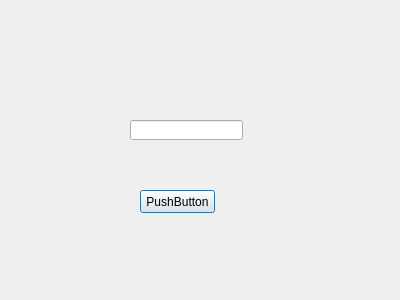
<?xml version="1.0" encoding="UTF-8"?>
<ui version="4.0">
 <class>UI_IMPORT</class>
 <widget class="QDialog" name="UI_IMPORT">
  <property name="geometry">
   <rect>
    <x>0</x>
    <y>0</y>
    <width>400</width>
    <height>300</height>
   </rect>
  </property>
  <property name="windowTitle">
   <string>Dialog</string>
  </property>
  <widget class="QPushButton" name="BUTTON_IMPORT">
   <property name="geometry">
    <rect>
     <x>140</x>
     <y>190</y>
     <width>75</width>
     <height>23</height>
    </rect>
   </property>
   <property name="text">
    <string>PushButton</string>
   </property>
  </widget>
  <widget class="QLineEdit" name="LINEEDIT_FILEPATH">
   <property name="geometry">
    <rect>
     <x>130</x>
     <y>120</y>
     <width>113</width>
     <height>20</height>
    </rect>
   </property>
  </widget>
 </widget>
 <resources/>
 <connections/>
</ui>
